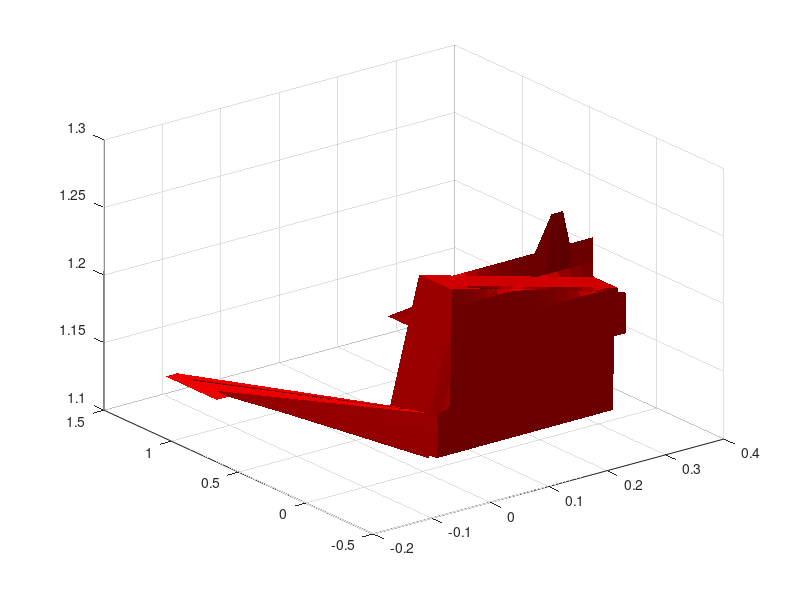

The MATLAB source for this figure: (Note: this script raises an error after producing the figure.)
points = load('surface_tool4.csv');
VIEW_DIM = sqrt(length(points));

%adjust coordinates to matlab's rendering 
Y = reshape(points(:,1),VIEW_DIM,VIEW_DIM);
Z = reshape(points(:,2),VIEW_DIM,VIEW_DIM);
X = reshape(points(:,3),VIEW_DIM,VIEW_DIM);

floor = Z(:) < 1;
Z(floor) = min( Z( ~floor ) );

axis([min(X(:)) max(X(:)) min(Y(:)) max(Y(:)) min(Z(:))-0.3 max(Z(:))]);
surf(X,Y,Z,'FaceColor','red','EdgeColor','none')
camlight left;lighting phong;